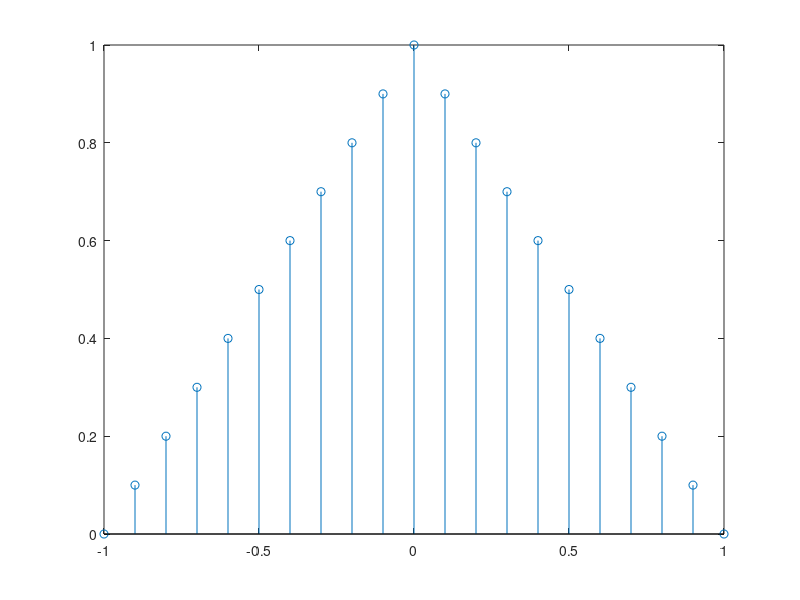

MATLAB code to generate this figure: (Note: this script raises an error after producing the figure.)
t_fine=-10:0.001:10
xt=1-abs(t_fine);
Ts=0.1;
t_sample=-1:Ts:1;
xn=1-abs(t_sample);
stem(t_sample, xn);
%Note that the graph is not printed in the final output as we are plotting
%a different graph next.
%-----------------------

t_sample1=-1:0.5:1;
xn1=1-abs(t_sample1);
xr1=sinc_interp(t_sample1, xn1, 0.5, t_fine);
subplot(2, 2, 1);
plot(t_fine, xr1); 
hold on;
stem(t_sample1, xn1);
hold off;
title("Ts=0.5");
xlabel("t");
ylabel("xr(t)");


t_sample2=-1:0.2:1;
xn2=1-abs(t_sample2);
xr2=sinc_interp(t_sample2, xn2, 0.2, t_fine);
subplot(2, 2, 2);
plot(t_fine, xr2);
hold on;
stem(t_sample2, xn2);
hold off;
title("Ts=0.2");
xlabel("t");
ylabel("xr(t)");

t_sample3=-1:0.1:1;
xn3=1-abs(t_sample3);
xr3=sinc_interp(t_sample3, xn3, 0.1, t_fine);
subplot(2, 2, 3);
plot(t_fine, xr3);
hold on;
stem(t_sample3, xn3);
hold off;
title("Ts=0.1");
xlabel("t");
ylabel("xr(t)");


t_sample4=-1:0.05:1;
xn4=1-abs(t_sample4);
xr4=sinc_interp(t_sample4, xn4, 0.05, t_fine);
subplot(2, 2, 4);
plot(t_fine, xr4);
hold on;
stem(t_sample4, xn4);
hold off;

title("Ts=0.05");
xlabel("t");
ylabel("xr(t)");

